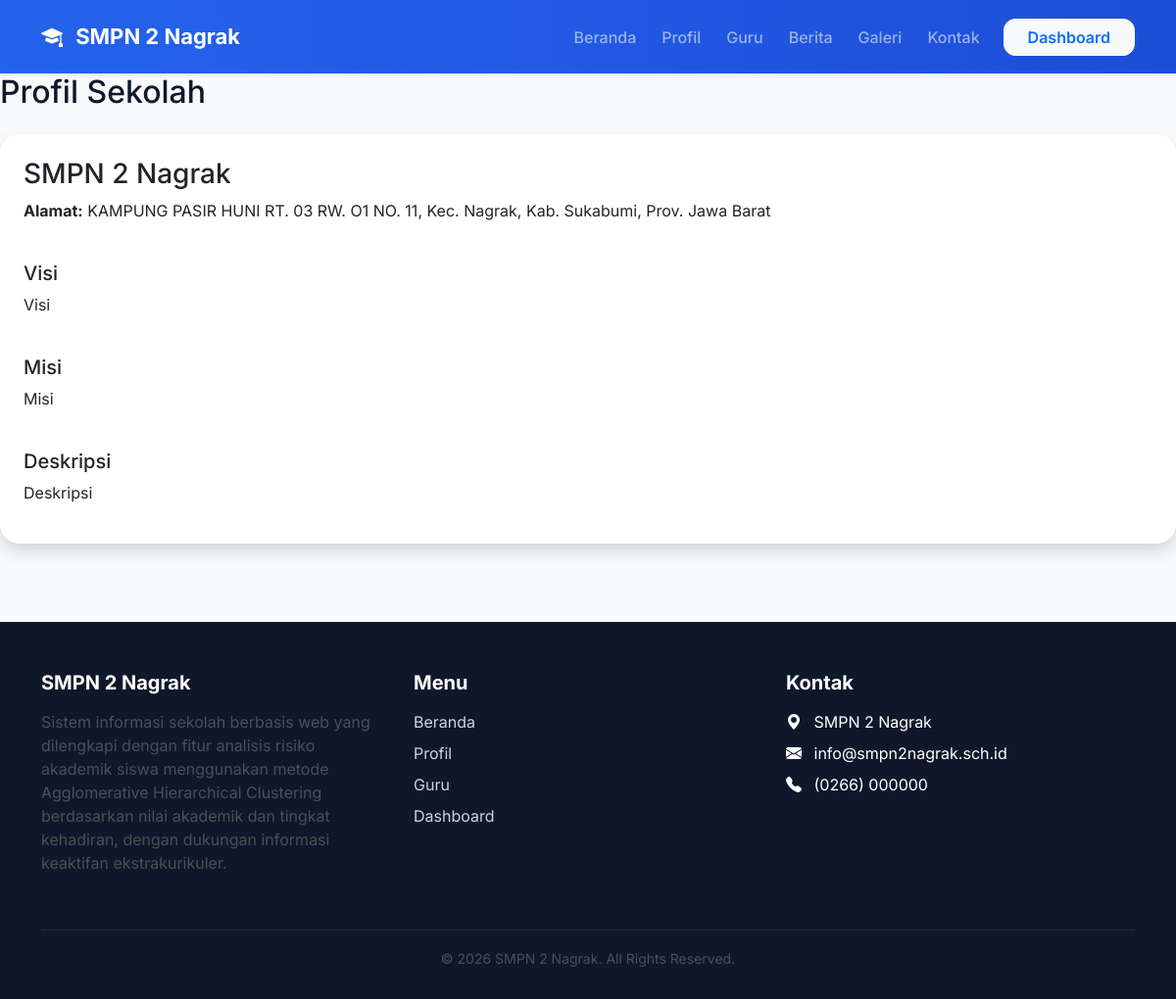
The page /profil/ on the database its author committed.
### website/models.py (models this page shows, shortened)
class ProfilSekolah(models.Model):
    nama_sekolah = models.CharField(max_length=200)
    alamat = models.TextField()
    visi = models.TextField()
    misi = models.TextField()
    deskripsi = models.TextField()
    class Meta:
        verbose_name = "Profil Sekolah"
        verbose_name_plural = "Profil Sekolah"

### website/views.py (the view)
def profil(request):
    profil = ProfilSekolah.objects.first()
    return render(
        request,
        'profil.html',
        {
            'profil': profil
        }
    )

### website/templates/profil.html
{% extends 'base.html' %}
{% block content %}
<h2 class="mb-4">Profil Sekolah</h2>
{% if profil %}
<div class="card shadow p-4">
    <h3>{{ profil.nama_sekolah }}</h3>
    <p><strong>Alamat:</strong> {{ profil.alamat }}</p>
    <h5 class="mt-4">Visi</h5>
    <p>{{ profil.visi }}</p>
    <h5 class="mt-4">Misi</h5>
    <p>{{ profil.misi }}</p>
    <h5 class="mt-4">Deskripsi</h5>
    <p>{{ profil.deskripsi }}</p>
</div>
{% else %}
<p>Profil sekolah belum tersedia.</p>
{% endif %}
{% endblock %}

### website/templates/base.html (style rules this page uses)
body { font-family: 'Inter', sans-serif; background-color: #f8fafc; color: #0f172a; }
.card { border: none; border-radius: 20px; transition: 0.3s; overflow: hidden; }

### rows shown on the page
ProfilSekolah: nama_sekolah "SMPN 2 Nagrak", alamat "KAMPUNG PASIR HUNI RT. 03 RW. O1 NO. 11, Kec. Nagrak, Kab. Sukabumi, Prov. Jawa Barat", visi "Visi", misi "Misi", deskripsi "Deskripsi"
